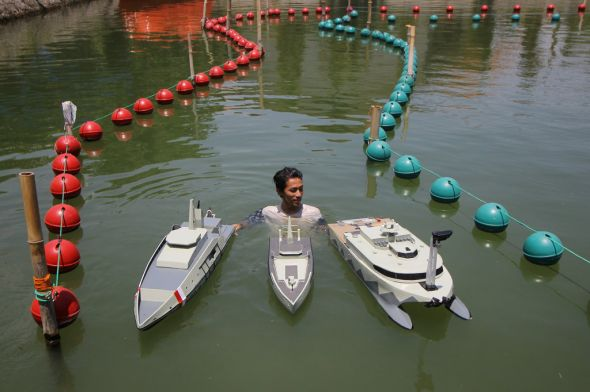
#> input picture visualize/assets/kapal-2.jpeg, 590 x 392 px, found by its file name
$ python 9_real_kapal.py
#> lines starting #> are read from the running program, lines starting #| are printed output that depends on the picture; after the words box and inside, x2 and y2 are one past the last pixel; in counts of white or black regions, pixels touching at a corner belong together
import numpy as np
import cv2

img = cv2.imread("visualize/assets/kapal-2.jpeg")
#> img is the input picture: shape (392, 590, 3); mean B, G, R 84.1, 97.7, 95.4
cv2.circle(img, (5, 5), 3, (0, 255, 0), 1)
#> img: shape (392, 590, 3); 0.01% of pixels changed, all inside (x1, y1, x2, y2) = (2, 2, 9, 9)
cv2.imshow("Gambar BGR", img)

img_hsv = cv2.cvtColor(img, cv2.COLOR_BGR2HSV)
#> img_hsv: shape (392, 590, 3); mean H, S, V 53.1, 66.5, 104.8
cv2.imshow("Gambar HSV", img_hsv)

lower_red = np.array([0, 178, 150])
upper_red = np.array([10, 255, 255])
only_orange = cv2.inRange(img_hsv, lower_red, upper_red)
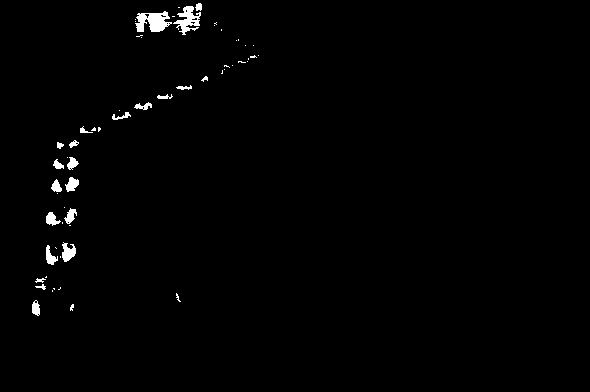
#> only_orange: shape (392, 590); 1.1% white; 60 white regions (38 under 20 px), largest, box (x1, y1, x2, y2) and area: (135, 11, 172, 32) 495, (173, 6, 201, 35) 382, (62, 242, 76, 262) 180
cv2.imshow("Only Orange", only_orange)

lower_blue = np.array([79, 70, 74])
upper_blue = np.array([94, 255, 255])
only_blue = cv2.inRange(img_hsv, lower_blue, upper_blue)
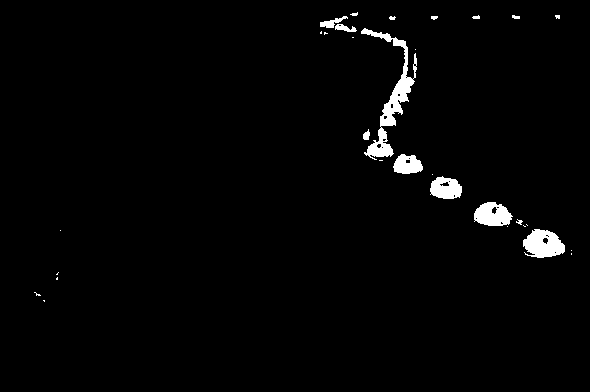
#> only_blue: shape (392, 590); 2% white; 31 white regions (17 under 20 px), largest, box (x1, y1, x2, y2) and area: (361, 28, 417, 160) 1623, (523, 229, 565, 258) 863, (474, 202, 513, 226) 677
cv2.imshow("Only Blue", only_blue)

only_hsv = cv2.bitwise_or(only_orange, only_blue)
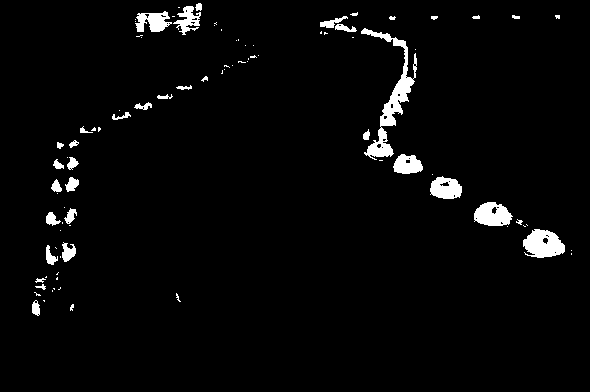
#> only_hsv: shape (392, 590); 3.1% white; 91 white regions (55 under 20 px), largest, box (x1, y1, x2, y2) and area: (361, 28, 417, 160) 1623, (523, 229, 565, 258) 863, (474, 202, 513, 226) 677

eroded_frame = cv2.erode(only_hsv, np.ones((3, 3), dtype=np.uint8))
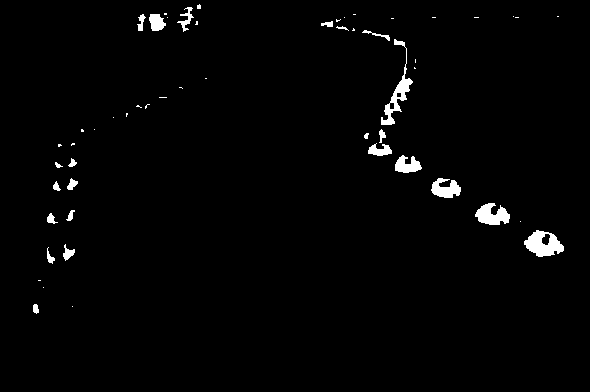
#> eroded_frame: shape (392, 590); 1.7% white; 54 white regions (31 under 20 px), largest, box (x1, y1, x2, y2) and area: (524, 230, 564, 257) 653, (381, 39, 413, 125) 595, (475, 203, 510, 225) 499
cv2.imshow("Eroded", eroded_frame)
dilated_frame = cv2.dilate(eroded_frame, np.ones((13, 13), dtype=np.uint8))
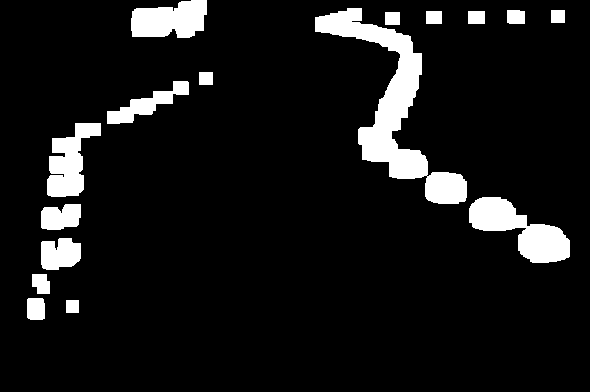
#> dilated_frame: shape (392, 590); 8.9% white; 16 white regions
cv2.imshow("Dilated", dilated_frame)

contours_canvas = img.copy()
contours, hierarchy = cv2.findContours(
    dilated_frame, cv2.RETR_EXTERNAL, cv2.CHAIN_APPROX_NONE)
#> contours = 16 contours; largest, box (x1, y1, x2, y2) and area: (315, 8, 467, 204) 7170, (469, 197, 570, 263) 3070, (131, 0, 207, 38) 2132, (47, 123, 101, 197) 2072, (107, 81, 189, 124) 1115
print(len(contours))
#| 16
contours_canvas = cv2.drawContours(contours_canvas, contours, -1, (0,0,255), 3)
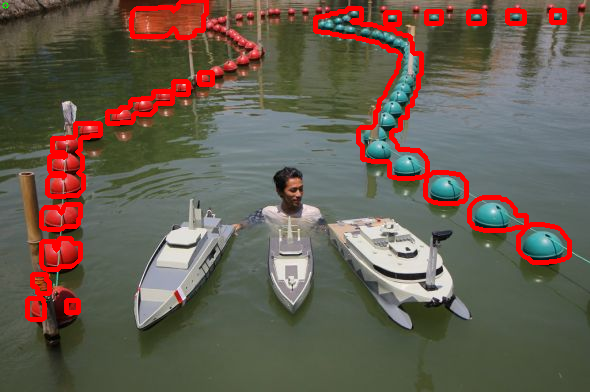
#> contours_canvas: shape (392, 590, 3); mean B, G, R 80.7, 93.5, 104

# [6 lines of commented-out code are left out]

cv2.imshow("Found contours", contours_canvas)
cv2.waitKey(0)
